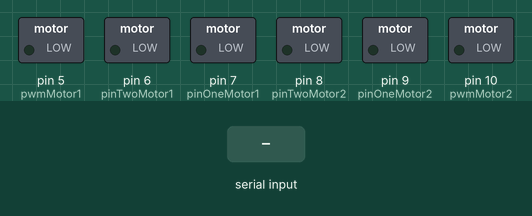
A sketch run on a simulated Arduino Uno, built with avr-gcc and run on an emulated ATmega328P. Parts: switched loads named in the sketch (green lamp = pin HIGH). The test bench sets the inputs (shaded band).

Above: at 1.2 s.
1.3 s: "a" received over Serial
At 1.45 s:
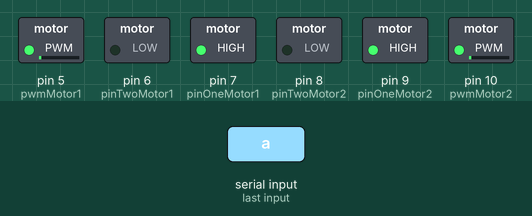
At 7.1 s:
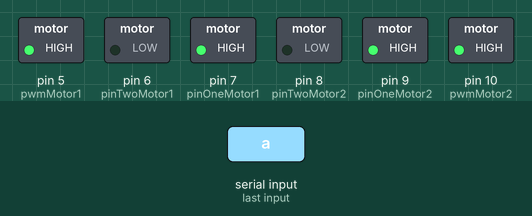
7.3 s: "b" received over Serial
At 7.7 s:
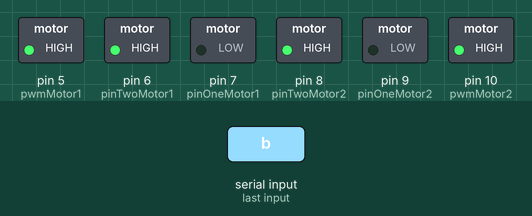
Timing chart, 0 to 20.9 s (numbered marks = the images above; inputs shaded):
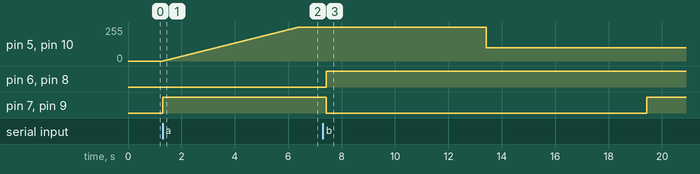

Measured:
- after the input at 1.3 s, pin 5 (pwmMotor1), pin 10 (pwmMotor2): moves from 0/255 to 255/255 over 5.1 s, starting at once; pin 7 (pinOneMotor1), pin 9 (pinOneMotor2): LOW → HIGH at once
- after the input at 7.3 s, pin 5 (pwmMotor1), pin 10 (pwmMotor2): 255/255 → 100/255 after 6.1 s; pin 6 (pinTwoMotor1), pin 8 (pinTwoMotor2): LOW → HIGH after 0.13 s; pin 7 (pinOneMotor1), pin 9 (pinOneMotor2): HIGH → LOW after 0.13 s, → HIGH 12.0 s later

The sketch:

sketch_dec19a.ino
```cpp
 int pwmMotor1 = 5;
int pinOneMotor1 = 7;
int pinTwoMotor1 = 6;

int pwmMotor2 = 10;
int pinOneMotor2 = 9;
int pinTwoMotor2 = 8;

void setup(){
  pinMode(pwmMotor1, OUTPUT);
  pinMode(pinOneMotor1, OUTPUT);
  pinMode(pinTwoMotor1, OUTPUT);

  pinMode(pwmMotor2, OUTPUT);
  pinMode(pinOneMotor2, OUTPUT);
  pinMode(pinTwoMotor2, OUTPUT);

  Serial.begin(9600);

}

void forward(){
  //Going Forward different speeds
  digitalWrite(pinOneMotor1, HIGH);
  digitalWrite(pinTwoMotor1, LOW);
  analogWrite(pwmMotor1, 255);

  digitalWrite(pinOneMotor2, HIGH);
  digitalWrite(pinTwoMotor2, LOW);
  analogWrite(pwmMotor2, 255);

  delay(6000);//run for six seconds

  //make motors go slower to show ability to change speed
  digitalWrite(pinOneMotor1, HIGH);
  digitalWrite(pinTwoMotor1, LOW);
  analogWrite(pwmMotor1, 100);

  digitalWrite(pinOneMotor2, HIGH);
  digitalWrite(pinTwoMotor2, LOW);
  analogWrite(pwmMotor2, 100);

  delay(6000);//run for six secodns

  //end motors going forward

  //stop motors for two seconds
  digitalWrite(pinOneMotor1, LOW);
  digitalWrite(pinTwoMotor1, LOW);

  digitalWrite(pinOneMotor2, LOW);
  digitalWrite(pinTwoMotor2, LOW);

  delay(2000); // stop motors for two seconds

}

void backward(){
  //Going backwards using different speeds
  digitalWrite(pinOneMotor1, LOW);
  digitalWrite(pinTwoMotor1, HIGH);
  analogWrite(pwmMotor1, 255);

  digitalWrite(pinOneMotor2, LOW);
  digitalWrite(pinTwoMotor2, HIGH);
  analogWrite(pwmMotor2, 255);

  delay(6000);//run for six seconds

  //change speed to go slower
  digitalWrite(pinOneMotor1, LOW);
  digitalWrite(pinTwoMotor1, HIGH);
  analogWrite(pwmMotor1, 100);

  digitalWrite(pinOneMotor2, LOW);
  digitalWrite(pinTwoMotor2, HIGH);
  analogWrite(pwmMotor2, 100);

  delay(6000);//run for six seconds

  //stop motors for two seconds
  digitalWrite(pinOneMotor1, HIGH);
  digitalWrite(pinTwoMotor1, HIGH);

  digitalWrite(pinOneMotor2, HIGH);
  digitalWrite(pinTwoMotor2, HIGH);

  delay(2000); // stop motors for two seconds

}

void gradualAccelerationMaxSpeed(){
  //enable motor 1
  digitalWrite(pinOneMotor1, HIGH);
  digitalWrite(pinTwoMotor1, LOW);
  //enable motor2
  digitalWrite(pinOneMotor2, HIGH);
  digitalWrite(pinTwoMotor2, LOW);
  //run make both motors accelerate
  for(int i = 0; i <= 255; i++){
    analogWrite(pwmMotor1, i);
    analogWrite(pwmMotor2, i);

    delay(20);
  }

}

void gradualDeclerationFromMaxSpeed(){
  //enable motor 1
  digitalWrite(pinOneMotor1, HIGH);
  digitalWrite(pinTwoMotor1, LOW);
  //enable motor2
  digitalWrite(pinOneMotor2, HIGH);
  digitalWrite(pinTwoMotor2, LOW);

  for(int i = 255; i >= 0; i--){
   analogWrite(pwmMotor1, i);
   analogWrite(pwmMotor2, i);

   delay(20);
  }

}

void loop(){
  //forward();
  if(Serial.available()){
    switch(Serial.read()){
      //forward movement case
      case 'f':
        forward();
        delay(1000); //give enough time to run
        break;

      //backward movement case
      case 'b':
        backward();
        delay(1000); //give enough time to run
        break;

      //acceleration case
      case 'a':
        gradualAccelerationMaxSpeed();
        delay(1000); //give enough time to run
        break;

      case 'd':
        gradualAccelerationMaxSpeed();
        delay(1000); //give enough time to run
        break;

      //default case
      default:
        Serial.write("Hello World");
        break;
    }//end switch
  }//end if

}
```
